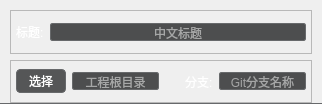
<?xml version="1.0" encoding="UTF-8"?>
<ui version="4.0">
 <class>ProjectItemWidget</class>
 <widget class="QWidget" name="ProjectItemWidget">
  <property name="geometry">
   <rect>
    <x>0</x>
    <y>0</y>
    <width>322</width>
    <height>104</height>
   </rect>
  </property>
  <property name="windowTitle">
   <string>Form</string>
  </property>
  <property name="styleSheet">
   <string notr="true">QFrame#frame_3
{
	border: 1px solid transparent;
    border-bottom-color:  rgb(103, 105, 107); 
}

QLineEdit
{
    border-radius: 2px;
    border: 1px solid rgb(103, 105, 107);
	background-color: rgb(77, 78, 79);
    color: white;
}
QPushButton 
{
	background-color: rgb(85, 86, 87);
	border-radius: 4px;
    border: 1px solid rgb(103, 105, 107);
    padding: 2px 12px;
    color: white;
}


QLabel 
{
	color: white;
}
</string>
  </property>
  <layout class="QVBoxLayout" name="verticalLayout">
   <property name="spacing">
    <number>6</number>
   </property>
   <property name="leftMargin">
    <number>0</number>
   </property>
   <property name="topMargin">
    <number>0</number>
   </property>
   <property name="rightMargin">
    <number>0</number>
   </property>
   <property name="bottomMargin">
    <number>0</number>
   </property>
   <item>
    <widget class="QFrame" name="frame_3">
     <property name="frameShape">
      <enum>QFrame::StyledPanel</enum>
     </property>
     <property name="frameShadow">
      <enum>QFrame::Raised</enum>
     </property>
     <layout class="QVBoxLayout" name="verticalLayout_2">
      <property name="spacing">
       <number>6</number>
      </property>
      <property name="bottomMargin">
       <number>0</number>
      </property>
      <item>
       <widget class="QFrame" name="frame_1">
        <property name="frameShape">
         <enum>QFrame::StyledPanel</enum>
        </property>
        <property name="frameShadow">
         <enum>QFrame::Raised</enum>
        </property>
        <layout class="QHBoxLayout" name="horizontalLayout">
         <property name="leftMargin">
          <number>5</number>
         </property>
         <property name="topMargin">
          <number>5</number>
         </property>
         <property name="rightMargin">
          <number>5</number>
         </property>
         <property name="bottomMargin">
          <number>5</number>
         </property>
         <item>
          <widget class="QLabel" name="label">
           <property name="text">
            <string>标题:</string>
           </property>
          </widget>
         </item>
         <item>
          <widget class="QLineEdit" name="projectName">
           <property name="alignment">
            <set>Qt::AlignCenter</set>
           </property>
           <property name="placeholderText">
            <string>中文标题</string>
           </property>
          </widget>
         </item>
        </layout>
       </widget>
      </item>
      <item>
       <widget class="QFrame" name="frame_2">
        <property name="frameShape">
         <enum>QFrame::StyledPanel</enum>
        </property>
        <property name="frameShadow">
         <enum>QFrame::Raised</enum>
        </property>
        <layout class="QHBoxLayout" name="horizontalLayout_2">
         <property name="leftMargin">
          <number>5</number>
         </property>
         <property name="topMargin">
          <number>5</number>
         </property>
         <property name="rightMargin">
          <number>5</number>
         </property>
         <property name="bottomMargin">
          <number>5</number>
         </property>
         <item>
          <widget class="QPushButton" name="btn_openDir">
           <property name="text">
            <string>选择</string>
           </property>
          </widget>
         </item>
         <item>
          <widget class="QLineEdit" name="projectPath">
           <property name="alignment">
            <set>Qt::AlignCenter</set>
           </property>
           <property name="placeholderText">
            <string>工程根目录</string>
           </property>
          </widget>
         </item>
         <item>
          <spacer name="horizontalSpacer">
           <property name="orientation">
            <enum>Qt::Horizontal</enum>
           </property>
           <property name="sizeHint" stdset="0">
            <size>
             <width>40</width>
             <height>20</height>
            </size>
           </property>
          </spacer>
         </item>
         <item>
          <widget class="QLabel" name="label_2">
           <property name="text">
            <string>分支:</string>
           </property>
          </widget>
         </item>
         <item>
          <widget class="QLineEdit" name="projectBranchName">
           <property name="alignment">
            <set>Qt::AlignCenter</set>
           </property>
           <property name="placeholderText">
            <string>Git分支名称</string>
           </property>
          </widget>
         </item>
        </layout>
       </widget>
      </item>
     </layout>
    </widget>
   </item>
  </layout>
 </widget>
 <resources/>
 <connections/>
</ui>
